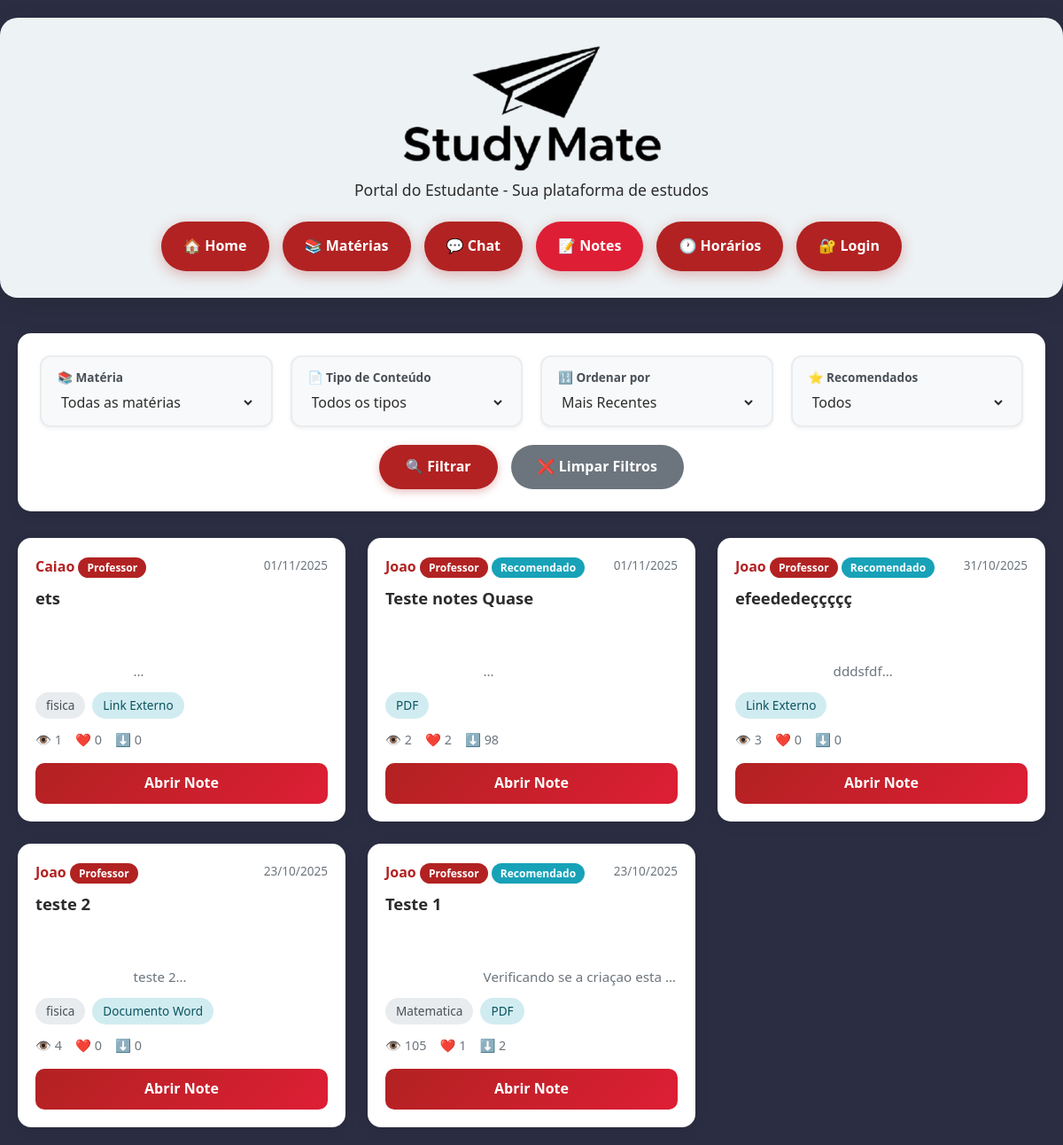
Before: /notes/ with the older database file.
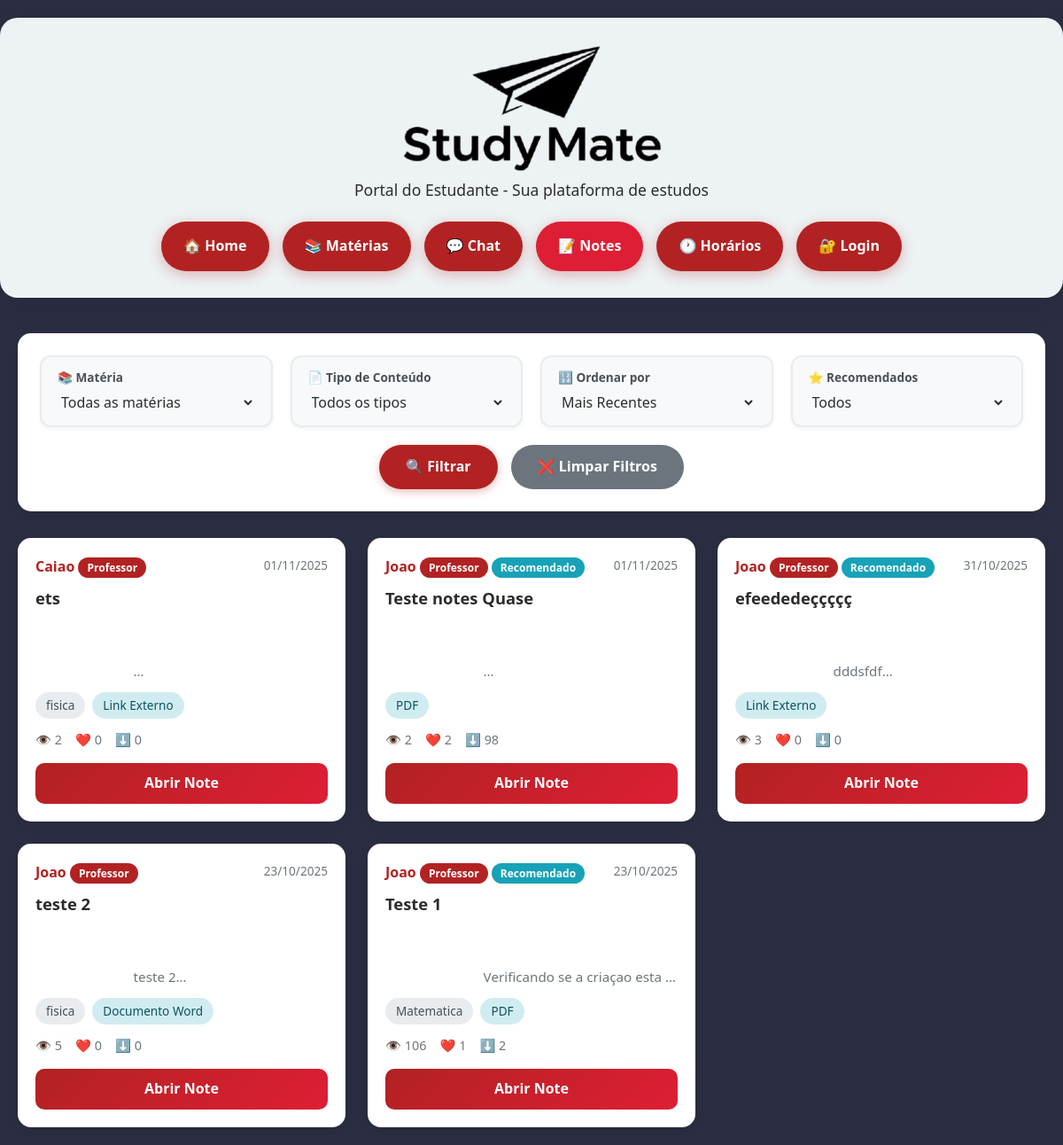
After: the same page with the newer database file.
### notes/models.py (models this page shows, shortened)
class Note(models.Model):
    FILE_TYPES = [
        ('DOC', 'Documento Word'),
        ('PDF', 'PDF'),
        ('PPT', 'Apresentação'),
        ('LINK', 'Link Externo'),
    ]
    author = models.ForeignKey(User, on_delete=models.CASCADE, related_name='notes', verbose_name='Autor')
    title = models.CharField(max_length=50, verbose_name='Título')  # Limite reduzido para 50
    description = models.TextField(max_length=400, blank=True, verbose_name='Descrição')  # Limite 400
    file_type = models.CharField(max_length=10, choices=FILE_TYPES, verbose_name='Tipo')
    file = models.FileField(
        upload_to='notes_files/',
        null=True,
        blank=True,
        validators=[validate_file_size, validate_file_extension],
        verbose_name='Arquivo'
    )
    link = models.URLField(null=True, blank=True, verbose_name='Link')
    subject = models.CharField(max_length=60, null=True, blank=True, verbose_name='Matéria')
    is_recommended = models.BooleanField(default=False, verbose_name='Recomendado')
    created_at = models.DateTimeField(default=timezone.now, verbose_name='Criado em')
    views = models.PositiveIntegerField(default=0, db_index=True, verbose_name='Visualizações')
    likes = models.PositiveIntegerField(default=0, db_index=True, verbose_name='Curtidas')
    downloads = models.PositiveIntegerField(default=0, db_index=True, verbose_name='Downloads')
    class Meta:
        ordering = ['-is_recommended', '-likes', '-views', '-downloads', '-created_at']
        verbose_name = 'Note'
        verbose_name_plural = 'Notes'
        indexes = [
            models.Index(fields=['-likes', '-views']),
            models.Index(fields=['subject']),
            models.Index(fields=['-created_at']),
        ]

### accounts/models.py (models this page shows, shortened)
class User(AbstractUser):
    USER_TYPE_CHOICES = (
        ('admin', 'Administrador'),
        ('professor', 'Professor'),
        ('estudante', 'Estudante'),
    )
    user_type = models.CharField(
        max_length=20,
        choices=USER_TYPE_CHOICES,
        default='estudante',
        verbose_name='Tipo de Usuário'
    )
    matricula = models.CharField(max_length=20, blank=True, null=True, verbose_name='Matrícula')
    telefone = models.CharField(max_length=15, blank=True, null=True, verbose_name='Telefone')
    class Meta:
        verbose_name = 'Usuário'
        verbose_name_plural = 'Usuários'

### notes/views.py (the view)
# urls.py: path('', views.notes_list, name='list'),
def notes_list(request):
    qs = Note.objects.select_related('author').prefetch_related('comments')
    subject = request.GET.get('subject', '')
    file_type = request.GET.get('file_type', '')
    order = request.GET.get('order', 'recent')
    recommended = request.GET.get('recommended', '')
    if subject:
        qs = qs.filter(subject__iexact=subject)
    if file_type:
        qs = qs.filter(file_type=file_type)
    if recommended == 'true':
        qs = qs.filter(is_recommended=True)
    ordering_map = {
        'recent': '-created_at',
        'likes': '-likes',
        'views': '-views',
        'downloads': '-downloads'
    }
    qs = qs.order_by(ordering_map.get(order, '-created_at'))
    paginator = Paginator(qs, 12)
    page_number = request.GET.get('page', 1)
    page_obj = paginator.get_page(page_number)
    subjects = Note.objects.values_list('subject', flat=True).distinct().order_by('subject')
    subjects = [s for s in subjects if s]
    context = {
        'page_obj': page_obj,
        'subjects': subjects,
        'current_subject': subject,
        'current_file_type': file_type,
        'current_order': order,
        'file_types': Note.FILE_TYPES,
    }
    return render(request, 'notes/notes_list.html', context)

### notes/templates/notes/notes_list.html (shortened to what the changed rows need)
<!DOCTYPE html>
<html lang="pt-br">
<head>
    {% load static %}
    <link href="https://cdn.jsdelivr.net/npm/bootstrap@5.3.0/dist/css/bootstrap.min.css" rel="stylesheet">
</head>
<body>
    <div class="container">
        <div class="notes-grid">
            {% for note in page_obj %}
                <div class="note-card">
                    <div class="note-header">
                        <div>
                            <span class="note-author">{{ note.author.username }}</span>
                            {% if note.author.user_type == 'professor' or note.author.is_staff %}
                                <span class="badge-professor">Professor</span>
                            {% endif %}
                            {% if note.is_recommended %}
                                <span class="badge-recommended">Recomendado</span>
                            {% endif %}
                        </div>
                        <span class="note-date">{{ note.created_at|date:"d/m/Y" }}</span>
                    </div>
                    <h3 class="note-title">{{ note.title }}</h3>
                    <p class="note-description">
                        {% if note.description %}
                            {{ note.description }}
                        {% else %}
                            <em>Sem descrição</em>
                        {% endif %}
                    </p>
                    <div class="note-badges">
                        {% if note.subject %}
                            <span class="badge-subject">{{ note.subject }}</span>
                        {% endif %}
                        <span class="badge-type">{{ note.get_file_type_display }}</span>
                    </div>
                    <div class="note-metrics">
                        <span title="Visualizações">👁️ {{ note.views }}</span>
                        <span title="Curtidas">❤️ {{ note.likes }}</span>
                        <span title="Downloads">⬇️ {{ note.downloads }}</span>
                    </div>
                    <a href="{% url 'notes:detail' note.pk %}" class="btn-open-note">
                        Abrir Note
                    </a>
                </div>
            {% endfor %}
        </div>
    </div>
</body>
</html>

Changed rows visible on the page:
changed Note "ets": views "1" → "2"
changed Note "teste 2": views "4" → "5"
changed Note "Teste 1": views "105" → "106"
